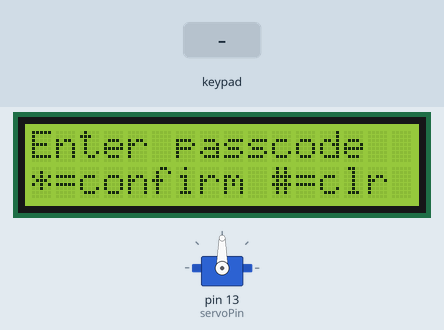
This sketch was run on a simulated Arduino Uno, built with avr-gcc and run on an emulated ATmega328P. Shown: 16×2 character LCD, servo. The test bench sets the inputs (shaded band).

Above: at 1.2 s.
1.3 s: keypad keys 1 2 3 A * pressed 0.4 s apart
At 3.5 s:
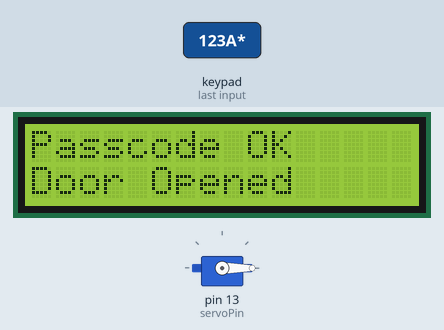
4.8 s: key 'B' pressed
7.8 s: keypad keys 1 2 3 A A pressed 0.4 s apart
At 9.7 s:
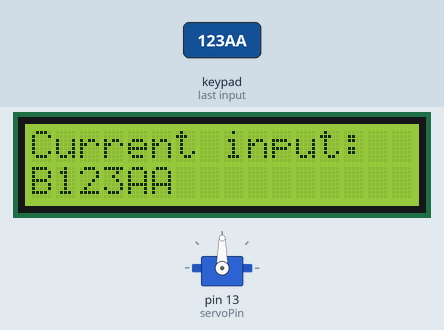
11.3 s: key 'A' pressed
At 12.2 s:
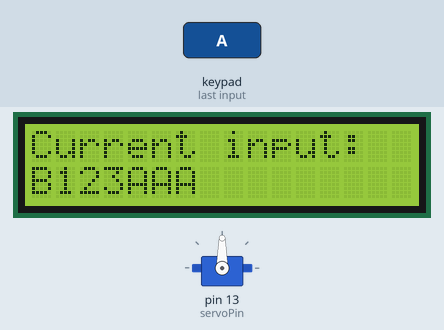
12.8 s: keypad keys 1 2 3 A D pressed 0.4 s apart
At 14.7 s:
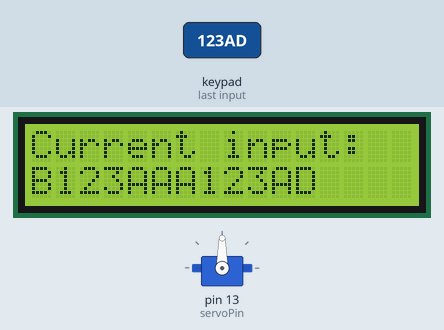
16.3 s: key 'C' pressed
At 17.4 s:
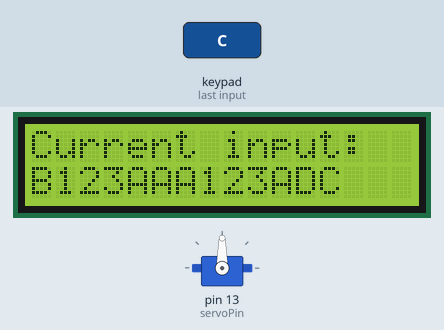
Timing chart, 0 to 18.8 s (numbered marks = the images above; inputs shaded):
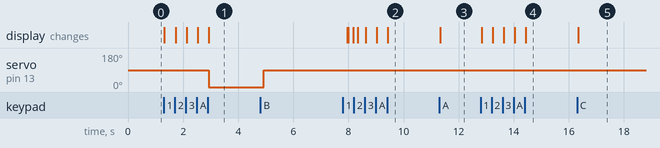

The sketch:

combine_all.ino
```cpp
#include <Keypad.h>            // use keypad library
#include <Servo.h>             // use Servo library
#include <Wire.h>              // use Wire library
#include <LiquidCrystal_I2C.h> // use LiquidCrystal(LCD) with I2C library

const int rows = 4;
const int cols = 4;
int servoPin = 13;
int lockDeg = 90;  // 0 deg=lock
int unlockDeg = 0; // 90 deg=unlock
char keys[rows][cols] = {
    {'1', '2', '3', 'A'},
    {'4', '5', '6', 'B'},
    {'7', '8', '9', 'C'},
    {'*', '0', '#', 'D'}};
byte rowPins[rows] = {11, 10, 9, 8};
byte colPins[cols] = {7, 6, 5, 4};

Keypad myKeypad = Keypad(makeKeymap(keys), rowPins,
                         colPins, rows, cols); // create keypad object
Servo myServo;                                 // create servo object to control a servo
LiquidCrystal_I2C lcd(0x27, 16, 2);            // I2C address 0x27, 16 column and 2 rows

// setup passcode
String cor_Passcode = "123A"; // correct passcode
String ent_Passcode;          // entered passcode

void setup()
{
    // put your setup code here, to run once:
    lcd.init(); // initialize the lcd
    printInitMessage();
    myServo.attach(servoPin); // attaches servo to pin 13
}

void loop()
{
    // put your main code here, to run repeatedly:
    // read key from keyboard
    char key = myKeypad.getKey();

    // print the key just read
    if (key)
    {
        if (key == '#')
        {
            // clear current input
            ent_Passcode = "";
            printCurInput();
        }
        else if (key == '*')
        {
            // submit passcode;
            submitAndCheck();
            // clear current input after submisssion
            ent_Passcode = "";
        }
        else
        {
            ent_Passcode += key;
            printCurInput();
        }
    }
}

void submitAndCheck()
{
    if (ent_Passcode == cor_Passcode)
    {
        lcd.clear();
        lcd.setCursor(0, 0);
        lcd.print("Passcode OK");
        lcd.setCursor(0, 1);
        lcd.print("Door Opened");
        myServo.write(unlockDeg);
        delay(2000); // keep unlocked for user entering
        myServo.write(lockDeg);
    }
    else
    {
        lcd.clear();
        lcd.setCursor(0, 0);
        lcd.print("Wrong Passcode");
        lcd.setCursor(0, 1);
        lcd.print("Pls Try Again");
    }
    delay(3000);        // give user enough time to read
    printInitMessage(); // go back to initial screen
}

void printCurInput()
{
    lcd.clear();
    lcd.setCursor(0, 0);
    lcd.print("Current input:");
    lcd.setCursor(0, 1);
    lcd.print(ent_Passcode);
}

void printInitMessage()
{
    lcd.clear();
    lcd.backlight();     // turn on backlight
    lcd.setCursor(0, 0); // move cursor to (0, 0)
    lcd.print("Enter passcode");
    lcd.setCursor(0, 1); // move cursor to   (0, 1)
    lcd.print("*=confirm #=clr");
}
```

Measured:
- after the input at 1.3 s, servo on pin 13 (servoPin): 90° → 0° after 1.6 s; the display: first changes at once (image 1 shows a later state)
- after the input at 11.3 s, the display: changes at once (image 3)
- after the input at 12.8 s, the display: first changes at once (image 4 shows a later state)
- after the input at 16.3 s, the display: changes at once (image 5)
